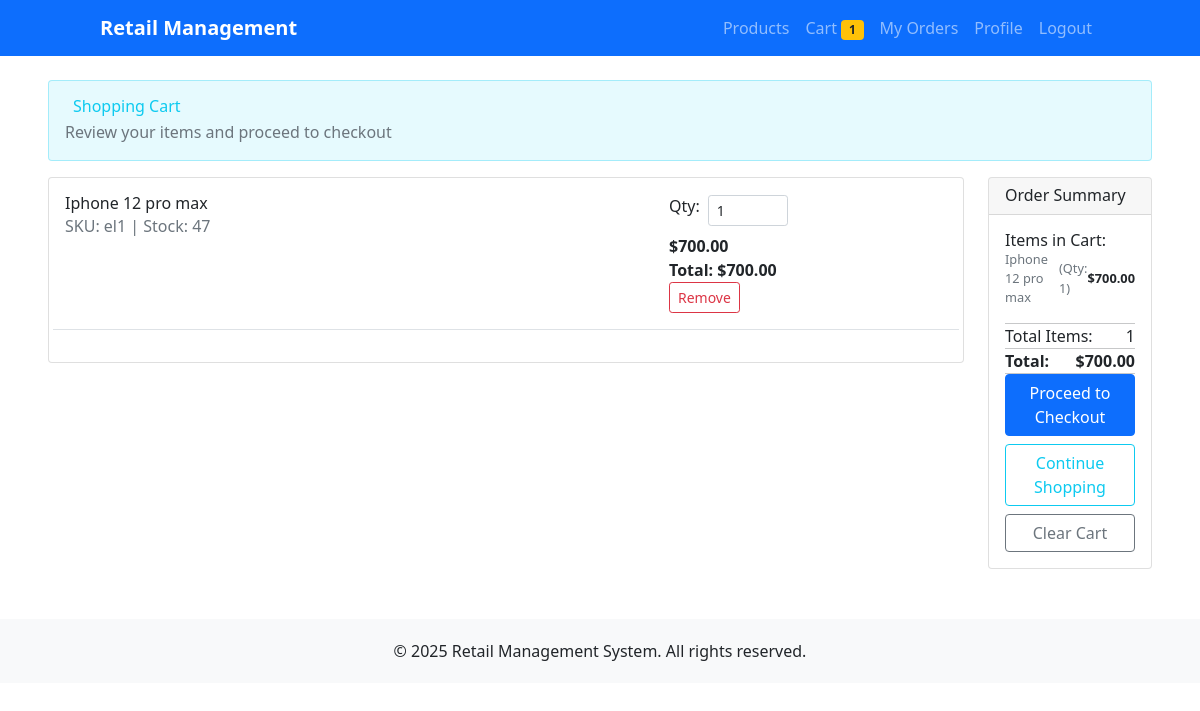
The app's page /cart/ (signed in) with its own data.
### products/models.py (models this page shows, shortened)
class Product(models.Model):
    name = models.CharField(max_length=200)
    description = models.TextField(blank=True)
    sku = models.CharField(max_length=50, unique=True, help_text="Stock Keeping Unit")
    price = models.DecimalField(
        max_digits=10,
        decimal_places=2,
        validators=[MinValueValidator(Decimal('0.01'))]
    )
    category = models.ForeignKey(Category, on_delete=models.CASCADE, related_name='products')
    stock_quantity = models.PositiveIntegerField(default=0)
    is_active = models.BooleanField(default=True)
    created_at = models.DateTimeField(auto_now_add=True)
    updated_at = models.DateTimeField(auto_now=True)
    class Meta:
        ordering = ['name']
        indexes = [
            models.Index(fields=['sku']),
            models.Index(fields=['category']),
            models.Index(fields=['is_active']),
        ]

### cart/views.py (the view)
# urls.py: path('', views.cart_view, name='cart_view'),
def cart_view(request):
    cart = Cart(request)
    context = {
        'cart': cart,
        'cart_items': list(cart),
        'total_price': cart.get_total_price(),
        'total_items': cart.get_total_items(),
    }
    return render(request, 'cart/cart.html', context)

### accounts/context_processors.py (called while the page is built)
def user_admin_status(request):
    if request.user.is_authenticated:
        if request.user.is_superuser:
            return {'user_is_admin': True}
        if hasattr(request.user, 'profile'):
            return {'user_is_admin': request.user.profile.is_admin}
    return {'user_is_admin': False}

def cart_context(request):
    if request.user.is_authenticated:
        from cart.models import Cart
        cart = Cart(request)
        return {
            'cart_total_items': cart.get_total_items(),
            'cart_total_price': cart.get_total_price(),
        }
    return {
        'cart_total_items': 0,
        'cart_total_price': 0,
    }

### cart/models.py (called while the page is built, shortened)
    @property
    def total_price(self):
        return self.product.price * self.quantity

    def __iter__(self):
        if self.user:
            cart_items = CartItem.objects.filter(user=self.user)
            for cart_item in cart_items:
                yield {
                    'product': cart_item.product,
                    'quantity': cart_item.quantity,
                    'price': str(cart_item.product.price),
                    'total_price': cart_item.total_price
                }

    def __len__(self):
        if self.user:
            return sum(item.quantity for item in CartItem.objects.filter(user=self.user))
        else:
            return sum(item['quantity'] for item in self.cart.values())

    def get_total_price(self):
        if self.user:
            return sum(item.total_price for item in CartItem.objects.filter(user=self.user))
        else:
            return sum(
                float(item['price']) * item['quantity']
                for item in self.cart.values()
            )

    def get_total_items(self):
        return self.__len__()

### templates/cart/cart.html (shortened to what this page needs)
{% extends 'accounts/base.html' %}
{% block content %}
<div class="row">
    <div class="col-12">
        <div class="card" style="background-color: rgba(13, 202, 240, 0.1); border: 1px solid rgba(13, 202, 240, 0.3);" mb-4>
            <div class="card-body">
                <div class="d-flex justify-content-between align-items-center">
                    <div>
                        <h2 class="mb-1 text-info">
                            Shopping Cart
                        </h2>
                        <p class="mb-0 text-muted">Review your items and proceed to checkout</p>
                    </div>
                </div>
            </div>
        </div>
    </div>
</div>
<div class="row mt-3">
    <div class="col-md-10">
        {% if cart_items %}
            <div class="card">
                <div class="card-body">
                        {% for item in cart_items %}
                            <div class="row mb-3 border-bottom pb-3">
                                <div class="col-md-8">
                                    <h5>{{ item.product.name }}</h5>
                                    <p class="text-muted">SKU: {{ item.product.sku }} | Stock: {{ item.product.stock_quantity }}</p>
                                </div>
                                <div class="col-md-4">
                                    <div class="d-flex align-items-center mb-2">
                                        <label for="quantity-{{ item.product.id }}" class="form-label me-2">Qty:</label>
                                        <form method="post" action="{% url 'cart:cart_update' item.product.id %}" class="d-inline">
                                            <input type="number"
                                                   id="quantity-{{ item.product.id }}"
                                                   name="quantity"
                                                   value="{{ item.quantity }}"
                                                   min="1"
                                                   max="{{ item.product.stock_quantity }}"
                                                   class="form-control form-control-sm"
                                                   style="width: 80px;"
                                                   onchange="this.form.submit()">
                                        </form>
                                    </div>
                                    <p class="fw-bold">${{ item.product.price|floatformat:2 }}</p>
                                    <p class="fw-bold">Total: ${{ item.total_price|floatformat:2 }}</p>
                                    <form method="post" action="{% url 'cart:cart_remove' item.product.id %}" class="d-inline">
                                        <button type="submit" class="btn btn-outline-danger btn-sm">Remove</button>
                                    </form>
                                </div>
                            </div>
                        {% endfor %}
                </div>
            </div>
        {% endif %}
    </div>
    <div class="col-md-2">
        <div class="card sticky-top" style="top: 20px;">
            <div class="card-header">
                <h5 class="mb-0">Order Summary</h5>
            </div>
            <div class="card-body">
                {% if cart_items %}
                    <div class="mb-3">
                        <h6>Items in Cart:</h6>
                        {% for item in cart_items %}
                            <div class="d-flex justify-content-between align-items-center mb-2">
                                <div class="d-flex align-items-center gap-2">
                                    <small class="text-muted">{{ item.product.name|truncatechars:20 }}</small>
                                    <small class="text-muted">(Qty: {{ item.quantity }})</small>
                                </div>
                                <small class="fw-bold">${{ item.total_price|floatformat:2 }}</small>
                            </div>
                        {% endfor %}
                    </div>
                    <hr>
                    <div class="d-flex justify-content-between">
                        <span>Total Items:</span>
                        <span>{{ cart_total_items }}</span>
                    </div>
                    <hr>
                    <div class="d-flex justify-content-between fw-bold">
                        <span>Total:</span>
                        <span>${{ cart_total_price|floatformat:2 }}</span>
                    </div>
                    <hr>
                    <div class="d-grid gap-2">
                        <a href="{% url 'cart:checkout' %}" class="btn btn-primary w-100">Proceed to Checkout</a>
                        <a href="{% url 'products:product_list' %}" class="btn btn-outline-info w-100">Continue Shopping</a>
                        <form method="post" action="{% url 'cart:cart_clear' %}">
                            <button type="submit" class="btn btn-outline-secondary w-100">Clear Cart</button>
                        </form>
                    </div>
                {% endif %}
            </div>
        </div>
    </div>
</div>
{% endblock %}

### records on screen
Product: product.name "Iphone 12 pro max", product.sku "el1", product.stock_quantity "47", quantity "1", product.price "700.00", total_price "700.00"

### other values on screen
{{ cart_total_items }} "1"
{{ cart_total_price|floatformat:2 }} "700.00"
